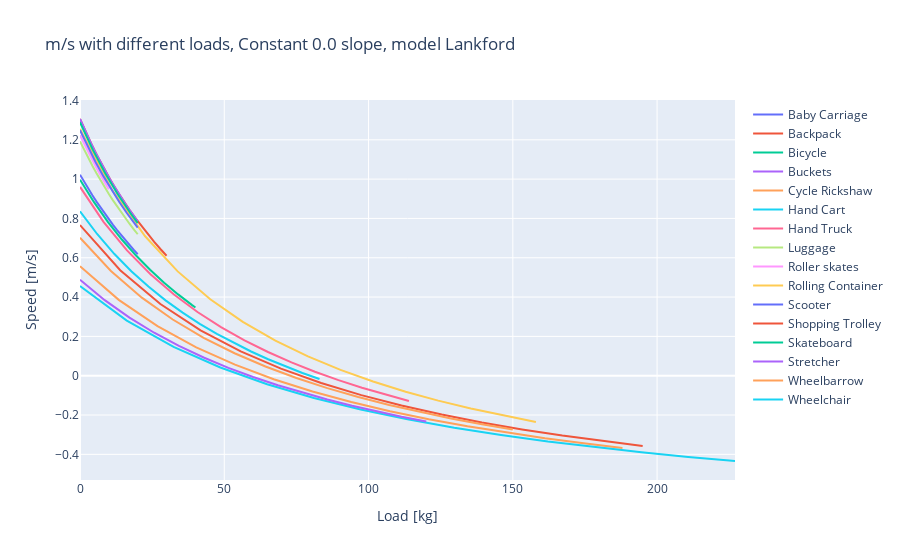
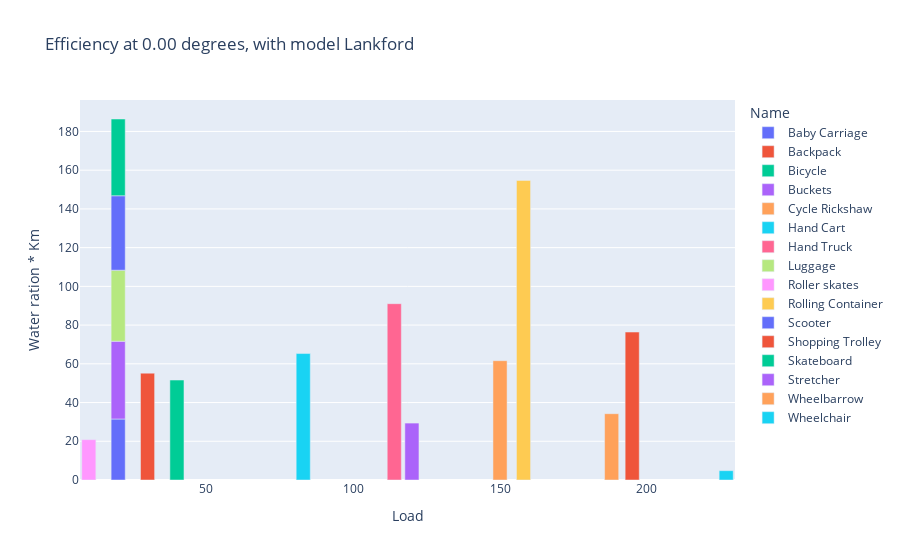
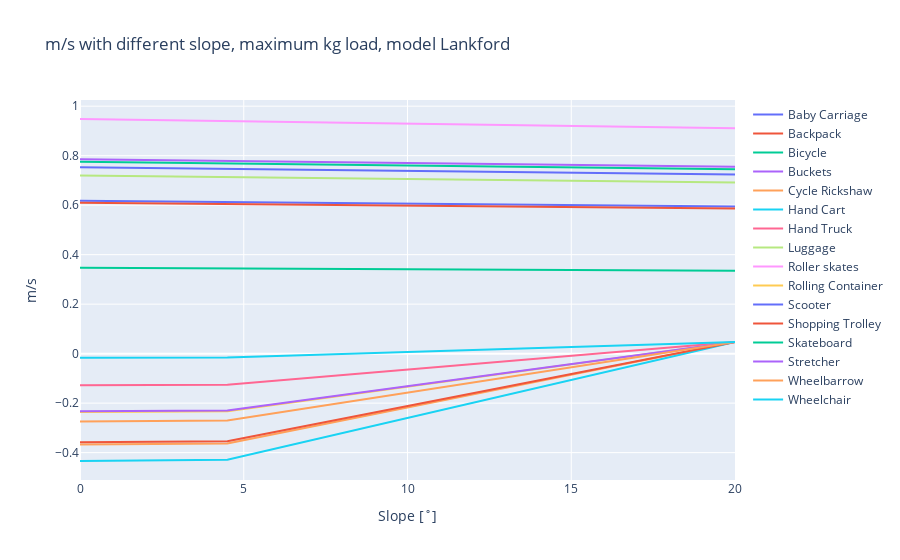

Notebook code for these charts, in order:
### Markdown cell above
Visualize model results using interactive plots. This cell creates various types of plots to display the outcomes of the mobility analysis, making the data more accessible and understandable.

### Code cell
# Visualization of results using Plotly for interactive plots.
# Utilizes custom plotting functions defined in the mobility module to create visual representations of the results.
# Different types of plots (like load plots, bar plots, slope plots) are generated based on the results.
# These plots help in understanding and interpreting the data and outcomes of the mobility models.
mm.plotting_hpv.load_plot_plotly(mr, mo, hpv)  # Generating a load plot.
mm.plotting_hpv.bar_plot_loading_distance(mr, mo, hpv, mv)  # Creating a bar plot for loading distance.
mm.plotting_hpv.slope_plot_plotly(mr, mo, hpv)  # Producing a slope plot.

### Figure 1 — Plotly figure (JSON) as saved in the notebook; plotly's stock layout.template omitted (floating-point values rounded to 4 significant figures)
{"data": [{"mode": "lines", "name": "Baby Carriage", "type": "scatter", "x": [0, 1.429, 2.857, 4.286, 5.714, 7.143, 8.571, 10, 11.43, 12.86, 14.29, 15.71, 17.14, 18.57, 20], "y": [1.023, 0.9865, 0.9516, 0.9181, 0.8858, 0.8546, 0.8246, 0.7956, 0.7676, 0.7405, 0.7144, 0.6891, 0.6646, 0.6409, 0.6179]}, {"mode": "lines", "name": "Backpack", "type": "scatter", "x": [0, 2.143, 4.286, 6.429, 8.571, 10.71, 12.86, 15, 17.14, 19.29, 21.43, 23.57, 25.71, 27.86, 30], "y": [1.306, 1.235, 1.168, 1.106, 1.047, 0.9918, 0.9397, 0.8905, 0.844, 0.7999, 0.758, 0.7182, 0.6804, 0.6444, 0.61]}, {"mode": "lines", "name": "Bicycle", "type": "scatter", "x": [0, 4.857, 9.714, 14.57, 19.43, 24.29, 29.14, 34, 38.86, 40, 40, 40, 40, 40, 40], "y": [0.9972, 0.8826, 0.7815, 0.6916, 0.6111, 0.5387, 0.4731, 0.4136, 0.3591, 0.347, 0.347, 0.347, 0.347, 0.347, 0.347]}, {"mode": "lines", "name": "Buckets", "type": "scatter", "x": [0, 1.429, 2.857, 4.286, 5.714, 7.143, 8.571, 10, 11.43, 12.86, 14.29, 15.71, 17.14, 18.57, 20], "y": [1.306, 1.258, 1.212, 1.168, 1.126, 1.086, 1.047, 1.01, 0.9741, 0.9397, 0.9066, 0.8747, 0.844, 0.8143, 0.7857]}, {"mode": "lines", "name": "Cycle Rickshaw", "type": "scatter", "x": [0, 13.43, 26.86, 40.29, 53.71, 67.14, 80.57, 94, 107.4, 120.9, 134.3, 147.7, 161.1, 174.6, 188], "y": [0.5571, 0.3858, 0.2518, 0.1443, 0.05605, -0.01766, -0.08016, -0.1338, -0.1804, -0.2212, -0.2573, -0.2894, -0.3181, -0.344, -0.3674]}, {"mode": "lines", "name": "Hand Cart", "type": "scatter", "x": [0, 16.21, 32.43, 48.64, 64.86, 81.07, 97.29, 113.5, 129.7, 145.9, 162.1, 178.4, 194.6, 210.8, 227], "y": [0.4559, 0.2805, 0.1469, 0.04176, -0.04312, -0.1131, -0.1717, -0.2216, -0.2646, -0.302, -0.3348, -0.3638, -0.3897, -0.4129, -0.4338]}, {"mode": "lines", "name": "Hand Truck", "type": "scatter", "x": [0, 8.143, 16.29, 24.43, 32.57, 40.71, 48.86, 57, 65.14, 73.29, 81.43, 89.57, 97.71, 105.9, 114], "y": [0.9602, 0.7829, 0.6374, 0.5158, 0.4127, 0.3242, 0.2474, 0.1801, 0.1206, 0.06774, 0.02036, -0.02231, -0.06095, -0.0961, -0.1282]}, {"mode": "lines", "name": "Luggage", "type": "scatter", "x": [0, 1.429, 2.857, 4.286, 5.714, 7.143, 8.571, 10, 11.43, 12.86, 14.29, 15.71, 17.14, 18.57, 20], "y": [1.192, 1.149, 1.108, 1.068, 1.03, 0.9936, 0.9585, 0.9247, 0.8921, 0.8608, 0.8305, 0.8013, 0.7731, 0.7459, 0.7195]}, {"mode": "lines", "name": "Roller skates", "type": "scatter", "x": [0, 2.929, 5.857, 8.786, 10, 10, 10, 10, 10, 10, 10, 10, 10, 10, 10], "y": [1.223, 1.134, 1.053, 0.9776, 0.9482, 0.9482, 0.9482, 0.9482, 0.9482, 0.9482, 0.9482, 0.9482, 0.9482, 0.9482, 0.9482]}, {"mode": "lines", "name": "Rolling Container", "type": "scatter", "x": [0, 11.29, 22.57, 33.86, 45.14, 56.43, 67.71, 79, 90.29, 101.6, 112.9, 124.1, 135.4, 146.7, 158], "y": [1.255, 0.9414, 0.7093, 0.5306, 0.389, 0.2738, 0.1784, 0.0981, 0.02952, -0.02972, -0.08139, -0.1269, -0.1672, -0.2032, -0.2356]}, {"mode": "lines", "name": "Scooter", "type": "scatter", "x": [0, 2.714, 5.429, 8.143, 10.86, 13.57, 16.29, 19, 20, 20, 20, 20, 20, 20, 20], "y": [1.249, 1.164, 1.086, 1.014, 0.9468, 0.8845, 0.8264, 0.772, 0.7529, 0.7529, 0.7529, 0.7529, 0.7529, 0.7529, 0.7529]}, {"mode": "lines", "name": "Shopping Trolley", "type": "scatter", "x": [0, 13.93, 27.86, 41.79, 55.71, 69.64, 83.57, 97.5, 111.4, 125.4, 139.3, 153.2, 167.1, 181.1, 195], "y": [0.7662, 0.5367, 0.3645, 0.2307, 0.1236, 0.036, -0.03699, -0.09874, -0.1517, -0.1975, -0.2377, -0.2731, -0.3046, -0.3327, -0.3581]}, {"mode": "lines", "name": "Skateboard", "type": "scatter", "x": [0, 4.357, 8.714, 13.07, 17.43, 20, 20, 20, 20, 20, 20, 20, 20, 20, 20], "y": [1.289, 1.151, 1.03, 0.923, 0.8275, 0.7759, 0.7759, 0.7759, 0.7759, 0.7759, 0.7759, 0.7759, 0.7759, 0.7759, 0.7759]}, {"mode": "lines", "name": "Stretcher", "type": "scatter", "x": [0, 8.571, 17.14, 25.71, 34.29, 42.86, 51.43, 60, 68.57, 77.14, 85.71, 94.29, 102.9, 111.4, 120], "y": [0.488, 0.3842, 0.2954, 0.2186, 0.1516, 0.09252, 0.04011, -0.006723, -0.04882, -0.08686, -0.1214, -0.1529, -0.1818, -0.2083, -0.2328]}, {"mode": "lines", "name": "Wheelbarrow", "type": "scatter", "x": [0, 10.71, 21.43, 32.14, 42.86, 53.57, 64.29, 75, 85.71, 96.43, 107.1, 117.9, 128.6, 139.3, 150], "y": [0.7016, 0.5326, 0.3971, 0.2858, 0.193, 0.1143, 0.04675, -0.01186, -0.06321, -0.1086, -0.1489, -0.185, -0.2175, -0.247, -0.2738]}, {"mode": "lines", "name": "Wheelchair", "type": "scatter", "x": [0, 5.929, 11.86, 17.79, 23.71, 29.64, 35.57, 41.5, 47.43, 53.36, 59.29, 65.21, 71.14, 77.07, 83], "y": [0.8365, 0.7208, 0.6201, 0.5316, 0.4533, 0.3834, 0.3206, 0.264, 0.2127, 0.1659, 0.1231, 0.08381, 0.04759, 0.01411, -0.01694]}], "layout": {"title": {"text": "m/s with different loads, Constant 0.0 slope, model Lankford"}, "xaxis": {"title": {"text": "Load [kg]"}}, "yaxis": {"title": {"text": "Speed [m/s]"}}}}

### Figure 2 — Plotly figure (JSON) as saved in the notebook; plotly's stock layout.template omitted (floating-point values rounded to 4 significant figures)
{"data": [{"alignmentgroup": "True", "customdata": [["Baby Carriage", 0.8203, 0.6179, 1.2, 11.81, 23.62, 0, 8, 0.254]], "hovertemplate": "Name=%{customdata[0]}<br>Load=%{x}<br>Water ration * Km=%{y}<br>Average Trip Velocity=%{customdata[1]}<br>Loaded Velocity=%{customdata[2]}<br>Unloaded Velocity=%{customdata[3]}<br>Distance to Water Achievable=%{customdata[4]}<br>Total Round trip Distance Achievable=%{customdata[5]}<br>Slope=%{customdata[6]}<br>Hours Collecting Water Max=%{customdata[7]}<br>Hours Spent Collecting Single Person Water=%{customdata[8]}<extra></extra>", "legendgroup": "Baby Carriage", "marker": {"color": "#636efa", "pattern": {"shape": ""}}, "name": "Baby Carriage", "offsetgroup": "Baby Carriage", "orientation": "v", "showlegend": true, "textposition": "auto", "type": "bar", "x": [20], "xaxis": "x", "y": [31.5], "yaxis": "y"}, {"alignmentgroup": "True", "customdata": [["Backpack", 0.9579, 0.61, 1.2, 13.79, 27.59, 0, 8, 0.145]], "hovertemplate": "Name=%{customdata[0]}<br>Load=%{x}<br>Water ration * Km=%{y}<br>Average Trip Velocity=%{customdata[1]}<br>Loaded Velocity=%{customdata[2]}<br>Unloaded Velocity=%{customdata[3]}<br>Distance to Water Achievable=%{customdata[4]}<br>Total Round trip Distance Achievable=%{customdata[5]}<br>Slope=%{customdata[6]}<br>Hours Collecting Water Max=%{customdata[7]}<br>Hours Spent Collecting Single Person Water=%{customdata[8]}<extra></extra>", "legendgroup": "Backpack", "marker": {"color": "#EF553B", "pattern": {"shape": ""}}, "name": "Backpack", "offsetgroup": "Backpack", "orientation": "v", "showlegend": true, "textposition": "auto", "type": "bar", "x": [30], "xaxis": "x", "y": [55.17], "yaxis": "y"}, {"alignmentgroup": "True", "customdata": [["Bicycle", 0.6721, 0.347, 4.3, 9.678, 19.36, 0, 8, 0.155]], "hovertemplate": "Name=%{customdata[0]}<br>Load=%{x}<br>Water ration * Km=%{y}<br>Average Trip Velocity=%{customdata[1]}<br>Loaded Velocity=%{customdata[2]}<br>Unloaded Velocity=%{customdata[3]}<br>Distance to Water Achievable=%{customdata[4]}<br>Total Round trip Distance Achievable=%{customdata[5]}<br>Slope=%{customdata[6]}<br>Hours Collecting Water Max=%{customdata[7]}<br>Hours Spent Collecting Single Person Water=%{customdata[8]}<extra></extra>", "legendgroup": "Bicycle", "marker": {"color": "#00cc96", "pattern": {"shape": ""}}, "name": "Bicycle", "offsetgroup": "Bicycle", "orientation": "v", "showlegend": true, "textposition": "auto", "type": "bar", "x": [40], "xaxis": "x", "y": [51.62], "yaxis": "y"}, {"alignmentgroup": "True", "customdata": [["Buckets", 1.046, 0.7857, 1.2, 15.06, 30.12, 0, 8, 0.1992]], "hovertemplate": "Name=%{customdata[0]}<br>Load=%{x}<br>Water ration * Km=%{y}<br>Average Trip Velocity=%{customdata[1]}<br>Loaded Velocity=%{customdata[2]}<br>Unloaded Velocity=%{customdata[3]}<br>Distance to Water Achievable=%{customdata[4]}<br>Total Round trip Distance Achievable=%{customdata[5]}<br>Slope=%{customdata[6]}<br>Hours Collecting Water Max=%{customdata[7]}<br>Hours Spent Collecting Single Person Water=%{customdata[8]}<extra></extra>", "legendgroup": "Buckets", "marker": {"color": "#ab63fa", "pattern": {"shape": ""}}, "name": "Buckets", "offsetgroup": "Buckets", "orientation": "v", "showlegend": true, "textposition": "auto", "type": "bar", "x": [20], "xaxis": "x", "y": [40.16], "yaxis": "y"}, {"alignmentgroup": "True", "customdata": [["Cycle Rickshaw", 0.09487, -0.3674, 4.3, 1.366, 2.732, 0, 8, 0.2336]], "hovertemplate": "Name=%{customdata[0]}<br>Load=%{x}<br>Water ration * Km=%{y}<br>Average Trip Velocity=%{customdata[1]}<br>Loaded Velocity=%{customdata[2]}<br>Unloaded Velocity=%{customdata[3]}<br>Distance to Water Achievable=%{customdata[4]}<br>Total Round trip Distance Achievable=%{customdata[5]}<br>Slope=%{customdata[6]}<br>Hours Collecting Water Max=%{customdata[7]}<br>Hours Spent Collecting Single Person Water=%{customdata[8]}<extra></extra>", "legendgroup": "Cycle Rickshaw", "marker": {"color": "#FFA15A", "pattern": {"shape": ""}}, "name": "Cycle Rickshaw", "offsetgroup": "Cycle Rickshaw", "orientation": "v", "showlegend": true, "textposition": "auto", "type": "bar", "x": [188], "xaxis": "x", "y": [34.24], "yaxis": "y"}, {"alignmentgroup": "True", "customdata": [["Hand Cart", 0.01106, -0.4338, 1.2, 0.1592, 0.3184, 0, 8, 1.66]], "hovertemplate": "Name=%{customdata[0]}<br>Load=%{x}<br>Water ration * Km=%{y}<br>Average Trip Velocity=%{customdata[1]}<br>Loaded Velocity=%{customdata[2]}<br>Unloaded Velocity=%{customdata[3]}<br>Distance to Water Achievable=%{customdata[4]}<br>Total Round trip Distance Achievable=%{customdata[5]}<br>Slope=%{customdata[6]}<br>Hours Collecting Water Max=%{customdata[7]}<br>Hours Spent Collecting Single Person Water=%{customdata[8]}<extra></extra>", "legendgroup": "Hand Cart", "marker": {"color": "#19d3f3", "pattern": {"shape": ""}}, "name": "Hand Cart", "offsetgroup": "Hand Cart", "orientation": "v", "showlegend": true, "textposition": "auto", "type": "bar", "x": [227], "xaxis": "x", "y": [4.818], "yaxis": "y"}, {"alignmentgroup": "True", "customdata": [["Hand Truck", 0.416, -0.1282, 1.2, 5.99, 11.98, 0, 8, 0.08786]], "hovertemplate": "Name=%{customdata[0]}<br>Load=%{x}<br>Water ration * Km=%{y}<br>Average Trip Velocity=%{customdata[1]}<br>Loaded Velocity=%{customdata[2]}<br>Unloaded Velocity=%{customdata[3]}<br>Distance to Water Achievable=%{customdata[4]}<br>Total Round trip Distance Achievable=%{customdata[5]}<br>Slope=%{customdata[6]}<br>Hours Collecting Water Max=%{customdata[7]}<br>Hours Spent Collecting Single Person Water=%{customdata[8]}<extra></extra>", "legendgroup": "Hand Truck", "marker": {"color": "#FF6692", "pattern": {"shape": ""}}, "name": "Hand Truck", "offsetgroup": "Hand Truck", "orientation": "v", "showlegend": true, "textposition": "auto", "type": "bar", "x": [114], "xaxis": "x", "y": [91.05], "yaxis": "y"}, {"alignmentgroup": "True", "customdata": [["Luggage", 0.9558, 0.7195, 1.2, 13.76, 27.53, 0, 8, 0.218]], "hovertemplate": "Name=%{customdata[0]}<br>Load=%{x}<br>Water ration * Km=%{y}<br>Average Trip Velocity=%{customdata[1]}<br>Loaded Velocity=%{customdata[2]}<br>Unloaded Velocity=%{customdata[3]}<br>Distance to Water Achievable=%{customdata[4]}<br>Total Round trip Distance Achievable=%{customdata[5]}<br>Slope=%{customdata[6]}<br>Hours Collecting Water Max=%{customdata[7]}<br>Hours Spent Collecting Single Person Water=%{customdata[8]}<extra></extra>", "legendgroup": "Luggage", "marker": {"color": "#B6E880", "pattern": {"shape": ""}}, "name": "Luggage", "offsetgroup": "Luggage", "orientation": "v", "showlegend": true, "textposition": "auto", "type": "bar", "x": [20], "xaxis": "x", "y": [36.7], "yaxis": "y"}, {"alignmentgroup": "True", "customdata": [["Roller skates", 1.086, 0.9482, 3.6, 15.63, 31.27, 0, 8, 0.3838]], "hovertemplate": "Name=%{customdata[0]}<br>Load=%{x}<br>Water ration * Km=%{y}<br>Average Trip Velocity=%{customdata[1]}<br>Loaded Velocity=%{customdata[2]}<br>Unloaded Velocity=%{customdata[3]}<br>Distance to Water Achievable=%{customdata[4]}<br>Total Round trip Distance Achievable=%{customdata[5]}<br>Slope=%{customdata[6]}<br>Hours Collecting Water Max=%{customdata[7]}<br>Hours Spent Collecting Single Person Water=%{customdata[8]}<extra></extra>", "legendgroup": "Roller skates", "marker": {"color": "#FF97FF", "pattern": {"shape": ""}}, "name": "Roller skates", "offsetgroup": "Roller skates", "orientation": "v", "showlegend": true, "textposition": "auto", "type": "bar", "x": [10], "xaxis": "x", "y": [20.85], "yaxis": "y"}, {"alignmentgroup": "True", "customdata": [["Rolling Container", 0.51, -0.2356, 1.2, 7.343, 14.69, 0, 8, 0.05171]], "hovertemplate": "Name=%{customdata[0]}<br>Load=%{x}<br>Water ration * Km=%{y}<br>Average Trip Velocity=%{customdata[1]}<br>Loaded Velocity=%{customdata[2]}<br>Unloaded Velocity=%{customdata[3]}<br>Distance to Water Achievable=%{customdata[4]}<br>Total Round trip Distance Achievable=%{customdata[5]}<br>Slope=%{customdata[6]}<br>Hours Collecting Water Max=%{customdata[7]}<br>Hours Spent Collecting Single Person Water=%{customdata[8]}<extra></extra>", "legendgroup": "Rolling Container", "marker": {"color": "#FECB52", "pattern": {"shape": ""}}, "name": "Rolling Container", "offsetgroup": "Rolling Container", "orientation": "v", "showlegend": true, "textposition": "auto", "type": "bar", "x": [158], "xaxis": "x", "y": [154.7], "yaxis": "y"}, {"alignmentgroup": "True", "customdata": [["Scooter", 1.001, 0.7529, 4, 14.41, 28.83, 0, 8, 0.2081]], "hovertemplate": "Name=%{customdata[0]}<br>Load=%{x}<br>Water ration * Km=%{y}<br>Average Trip Velocity=%{customdata[1]}<br>Loaded Velocity=%{customdata[2]}<br>Unloaded Velocity=%{customdata[3]}<br>Distance to Water Achievable=%{customdata[4]}<br>Total Round trip Distance Achievable=%{customdata[5]}<br>Slope=%{customdata[6]}<br>Hours Collecting Water Max=%{customdata[7]}<br>Hours Spent Collecting Single Person Water=%{customdata[8]}<extra></extra>", "legendgroup": "Scooter", "marker": {"color": "#636efa", "pattern": {"shape": ""}}, "name": "Scooter", "offsetgroup": "Scooter", "orientation": "v", "showlegend": true, "textposition": "auto", "type": "bar", "x": [20], "xaxis": "x", "y": [38.43], "yaxis": "y"}, {"alignmentgroup": "True", "customdata": [["Shopping Trolley", 0.2041, -0.3581, 1.2, 2.939, 5.877, 0, 8, 0.1047]], "hovertemplate": "Name=%{customdata[0]}<br>Load=%{x}<br>Water ration * Km=%{y}<br>Average Trip Velocity=%{customdata[1]}<br>Loaded Velocity=%{customdata[2]}<br>Unloaded Velocity=%{customdata[3]}<br>Distance to Water Achievable=%{customdata[4]}<br>Total Round trip Distance Achievable=%{customdata[5]}<br>Slope=%{customdata[6]}<br>Hours Collecting Water Max=%{customdata[7]}<br>Hours Spent Collecting Single Person Water=%{customdata[8]}<extra></extra>", "legendgroup": "Shopping Trolley", "marker": {"color": "#EF553B", "pattern": {"shape": ""}}, "name": "Shopping Trolley", "offsetgroup": "Shopping Trolley", "orientation": "v", "showlegend": true, "textposition": "auto", "type": "bar", "x": [195], "xaxis": "x", "y": [76.4], "yaxis": "y"}, {"alignmentgroup": "True", "customdata": [["Skateboard", 1.032, 0.7759, 4, 14.87, 29.73, 0, 8, 0.2018]], "hovertemplate": "Name=%{customdata[0]}<br>Load=%{x}<br>Water ration * Km=%{y}<br>Average Trip Velocity=%{customdata[1]}<br>Loaded Velocity=%{customdata[2]}<br>Unloaded Velocity=%{customdata[3]}<br>Distance to Water Achievable=%{customdata[4]}<br>Total Round trip Distance Achievable=%{customdata[5]}<br>Slope=%{customdata[6]}<br>Hours Collecting Water Max=%{customdata[7]}<br>Hours Spent Collecting Single Person Water=%{customdata[8]}<extra></extra>", "legendgroup": "Skateboard", "marker": {"color": "#00cc96", "pattern": {"shape": ""}}, "name": "Skateboard", "offsetgroup": "Skateboard", "orientation": "v", "showlegend": true, "textposition": "auto", "type": "bar", "x": [20], "xaxis": "x", "y": [39.64], "yaxis": "y"}, {"alignmentgroup": "True", "customdata": [["Stretcher", 0.1276, -0.2328, 1.2, 1.837, 3.675, 0, 8, 0.2721]], "hovertemplate": "Name=%{customdata[0]}<br>Load=%{x}<br>Water ration * Km=%{y}<br>Average Trip Velocity=%{customdata[1]}<br>Loaded Velocity=%{customdata[2]}<br>Unloaded Velocity=%{customdata[3]}<br>Distance to Water Achievable=%{customdata[4]}<br>Total Round trip Distance Achievable=%{customdata[5]}<br>Slope=%{customdata[6]}<br>Hours Collecting Water Max=%{customdata[7]}<br>Hours Spent Collecting Single Person Water=%{customdata[8]}<extra></extra>", "legendgroup": "Stretcher", "marker": {"color": "#ab63fa", "pattern": {"shape": ""}}, "name": "Stretcher", "offsetgroup": "Stretcher", "orientation": "v", "showlegend": true, "textposition": "auto", "type": "bar", "x": [120], "xaxis": "x", "y": [29.4], "yaxis": "y"}, {"alignmentgroup": "True", "customdata": [["Wheelbarrow", 0.2139, -0.2738, 1.2, 3.08, 6.161, 0, 8, 0.1298]], "hovertemplate": "Name=%{customdata[0]}<br>Load=%{x}<br>Water ration * Km=%{y}<br>Average Trip Velocity=%{customdata[1]}<br>Loaded Velocity=%{customdata[2]}<br>Unloaded Velocity=%{customdata[3]}<br>Distance to Water Achievable=%{customdata[4]}<br>Total Round trip Distance Achievable=%{customdata[5]}<br>Slope=%{customdata[6]}<br>Hours Collecting Water Max=%{customdata[7]}<br>Hours Spent Collecting Single Person Water=%{customdata[8]}<extra></extra>", "legendgroup": "Wheelbarrow", "marker": {"color": "#FFA15A", "pattern": {"shape": ""}}, "name": "Wheelbarrow", "offsetgroup": "Wheelbarrow", "orientation": "v", "showlegend": true, "textposition": "auto", "type": "bar", "x": [150], "xaxis": "x", "y": [61.61], "yaxis": "y"}, {"alignmentgroup": "True", "customdata": [["Wheelchair", 0.4098, -0.01694, 1.2, 5.901, 11.8, 0, 8, 0.1225]], "hovertemplate": "Name=%{customdata[0]}<br>Load=%{x}<br>Water ration * Km=%{y}<br>Average Trip Velocity=%{customdata[1]}<br>Loaded Velocity=%{customdata[2]}<br>Unloaded Velocity=%{customdata[3]}<br>Distance to Water Achievable=%{customdata[4]}<br>Total Round trip Distance Achievable=%{customdata[5]}<br>Slope=%{customdata[6]}<br>Hours Collecting Water Max=%{customdata[7]}<br>Hours Spent Collecting Single Person Water=%{customdata[8]}<extra></extra>", "legendgroup": "Wheelchair", "marker": {"color": "#19d3f3", "pattern": {"shape": ""}}, "name": "Wheelchair", "offsetgroup": "Wheelchair", "orientation": "v", "showlegend": true, "textposition": "auto", "type": "bar", "x": [83], "xaxis": "x", "y": [65.3], "yaxis": "y"}], "layout": {"barmode": "relative", "legend": {"title": {"text": "Name"}, "tracegroupgap": 0}, "title": {"text": "Efficiency at 0.00 degrees, with model Lankford"}, "xaxis": {"anchor": "y", "domain": [0, 1], "title": {"text": "Load"}}, "yaxis": {"anchor": "x", "domain": [0, 1], "title": {"text": "Water ration * Km"}}}}

### Figure 3 — Plotly figure (JSON) as saved in the notebook; plotly's stock layout.template omitted (floating-point values rounded to 4 significant figures)
{"data": [{"mode": "lines", "name": "Baby Carriage", "type": "scatter", "x": [0, 1, 2, 4.5, 20], "y": [0.6179, 0.6167, 0.6155, 0.6125, 0.5945]}, {"mode": "lines", "name": "Backpack", "type": "scatter", "x": [0, 1, 2, 4.5, 20], "y": [0.61, 0.6088, 0.6076, 0.6047, 0.5869]}, {"mode": "lines", "name": "Bicycle", "type": "scatter", "x": [0, 1, 2, 4.5, 20], "y": [0.347, 0.3464, 0.3458, 0.3444, 0.3354]}, {"mode": "lines", "name": "Buckets", "type": "scatter", "x": [0, 1, 2, 4.5, 20], "y": [0.7857, 0.7841, 0.7825, 0.7786, 0.755]}, {"mode": "lines", "name": "Cycle Rickshaw", "type": "scatter", "x": [0, 1, 2, 4.5, 20], "y": [-0.3674, -0.3664, -0.3654, -0.3629, 0.04753]}, {"mode": "lines", "name": "Hand Cart", "type": "scatter", "x": [0, 1, 2, 4.5, 20], "y": [-0.4338, -0.4327, -0.4315, -0.4287, 0.04753]}, {"mode": "lines", "name": "Hand Truck", "type": "scatter", "x": [0, 1, 2, 4.5, 20], "y": [-0.1282, -0.1277, -0.1273, -0.1261, 0.04753]}, {"mode": "lines", "name": "Luggage", "type": "scatter", "x": [0, 1, 2, 4.5, 20], "y": [0.7195, 0.7181, 0.7167, 0.7132, 0.6917]}, {"mode": "lines", "name": "Roller skates", "type": "scatter", "x": [0, 1, 2, 4.5, 20], "y": [0.9482, 0.9463, 0.9443, 0.9395, 0.9104]}, {"mode": "lines", "name": "Rolling Container", "type": "scatter", "x": [0, 1, 2, 4.5, 20], "y": [-0.2356, -0.2348, -0.2341, -0.2324, 0.04753]}, {"mode": "lines", "name": "Scooter", "type": "scatter", "x": [0, 1, 2, 4.5, 20], "y": [0.7529, 0.7514, 0.7499, 0.7462, 0.7236]}, {"mode": "lines", "name": "Shopping Trolley", "type": "scatter", "x": [0, 1, 2, 4.5, 20], "y": [-0.3581, -0.3571, -0.3561, -0.3537, 0.04753]}, {"mode": "lines", "name": "Skateboard", "type": "scatter", "x": [0, 1, 2, 4.5, 20], "y": [0.7759, 0.7743, 0.7728, 0.7689, 0.7456]}, {"mode": "lines", "name": "Stretcher", "type": "scatter", "x": [0, 1, 2, 4.5, 20], "y": [-0.2328, -0.2321, -0.2314, -0.2297, 0.04753]}, {"mode": "lines", "name": "Wheelbarrow", "type": "scatter", "x": [0, 1, 2, 4.5, 20], "y": [-0.2738, -0.273, -0.2722, -0.2702, 0.04753]}, {"mode": "lines", "name": "Wheelchair", "type": "scatter", "x": [0, 1, 2, 4.5, 20], "y": [-0.01694, -0.01672, -0.0165, -0.01595, 0.04753]}], "layout": {"title": {"text": "m/s with different slope, maximum kg load, model Lankford"}, "xaxis": {"title": {"text": "Slope [˚]"}}, "yaxis": {"title": {"text": "m/s"}}}}
